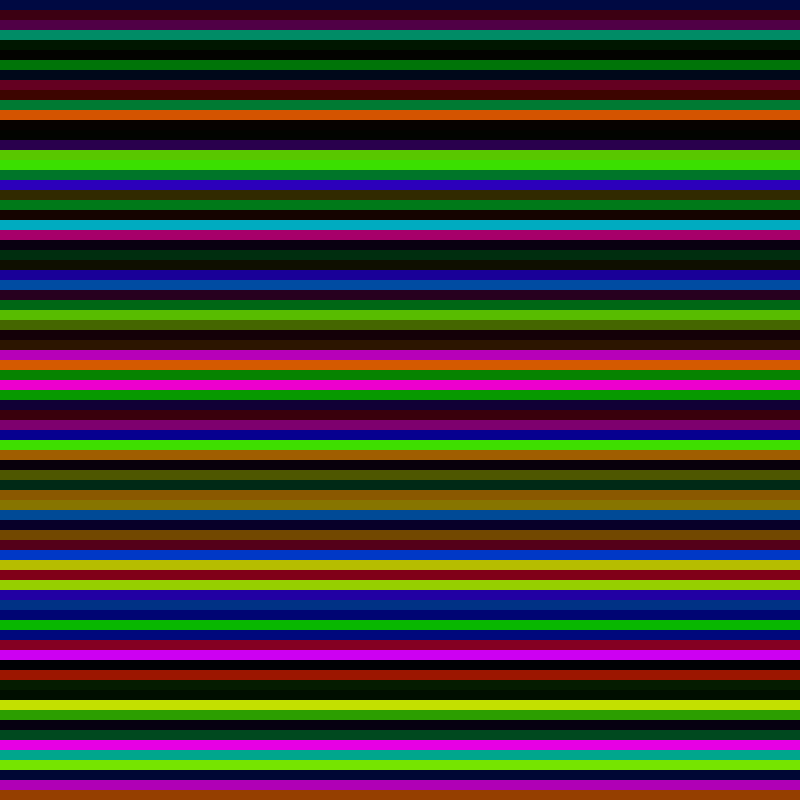
Frame 1 (no input)
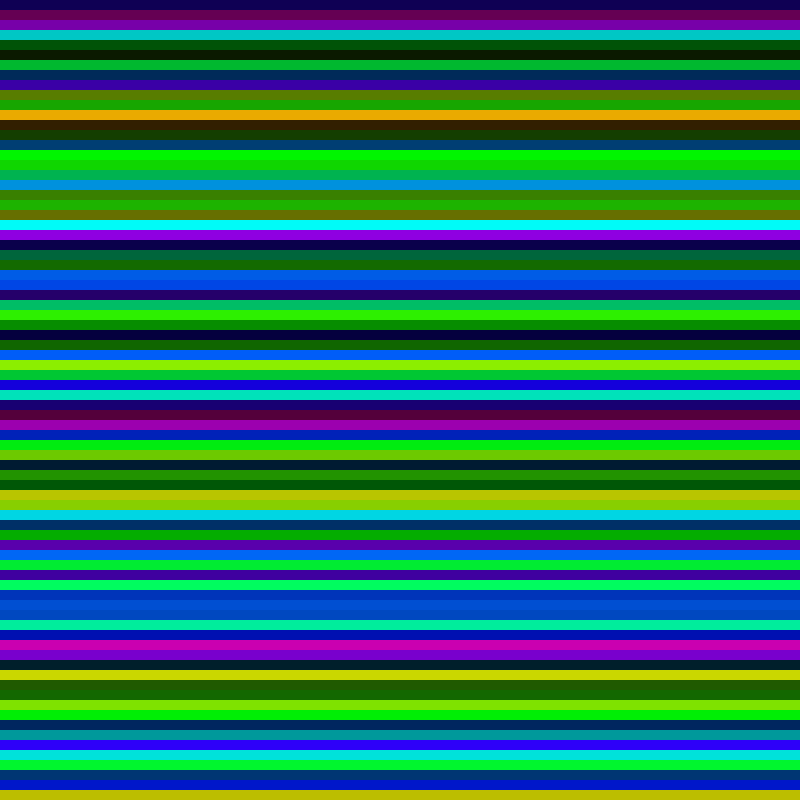
Frame 60 (the mouse pressed at the canvas centre just before this capture)
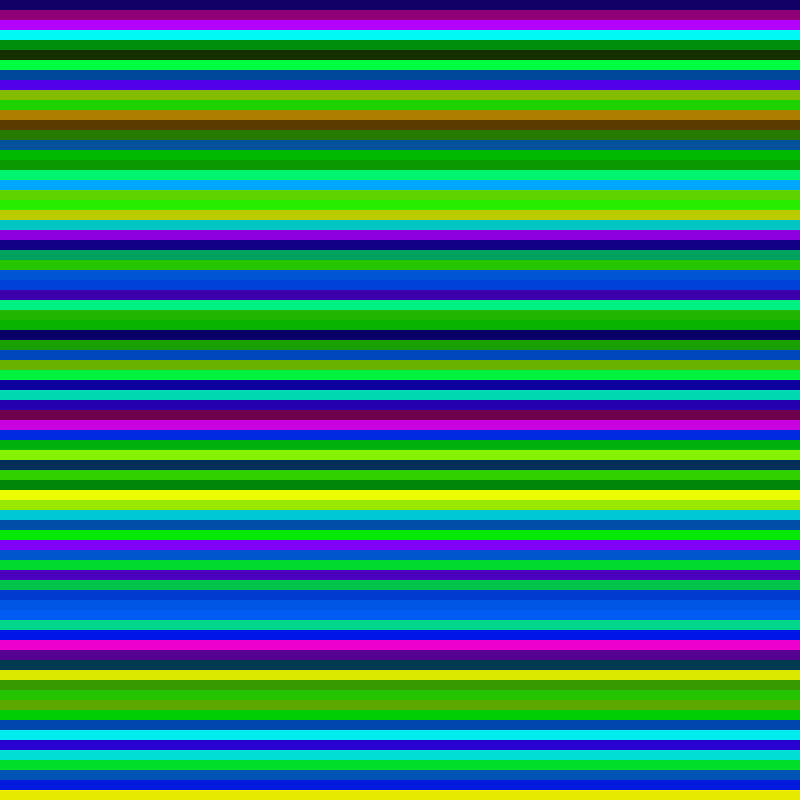
Frame 120 (the mouse held since frame 60 and released just before this capture)

The Processing sketch that drew these frames (run headless with seeded random() and noise(); from frame 60 on, the mouse is pressed at the canvas centre):

// Processing sketch: gif_this_up
// ── gif_this_up.pde


public void settings() {
  size(800, 800);
  
}

void setup() {
  background(255); // we start with a white background
  frameRate(60);
  
// boy do I spend a lot of time here  
// https://processing.org/tutorials/color/
  colorMode(HSB);
  
  // as part of setup, let's uhhhh... create some organisms
  createOrganisms();
}

// ========================
// ITS GLOBAL VARIABLE TIME
// ==== don't act like you're not excited ===
// hey let's do some global variables, that's what cool kids do
int number_rows = 80;

// TODO: I don't get why this works when it's a thing like this
// why is this 12 when it's calculated as 800/8 which should be 100? WTF
// int row_height = height)/number_rows;

// it works when it's hard coded
int row_height = 10;

// define an empty array of Organisms
Organism[] _organismArray = {};


// main draw loop!
// this is the main loop and we loop through this until we break
void draw() {

  // while the loop counter is less than the number of items in the array, do this and iterate
  // and this loop is run once per frame
  for ( int i = 0; i < _organismArray.length; i ++){
    // we're establishing a temporary loop variable of organisms, called thisOrganism
    // each time through, it pulls out the one at the marker in the iteration loop
    Organism thisOrganism = _organismArray[i];
    
// -- IN WHICH I GET AHEAD OF MY ABILITY --    
// we're going to grab its neighbors so we can pick their hues
// NOW! If I could just figure out how to iterate through the array that'd be a way to do this
    int prev_hue, next_hue;
    prev_hue = 0;
    next_hue = 0;

  // ??? why can't I do the Organism prevOrganism... thing 
  // ??? and then access prevOrganism outside the if loop?
  // ??? do I have to establish one and then set it to the... ? to get that to work?

    // we're going to grab previous one
    // this can be out of bounds if it's the first one, so we fudge
    // TODO: wrapping around would be cool as hell

    if (i==0){
      Organism prevOrganism = _organismArray[i];
      prev_hue = prevOrganism.cur_hue;
    }
    // I should figure out how to do an if else loop in javascript
    
    if (i>0){
      Organism prevOrganism = _organismArray[i-1];
      prev_hue = prevOrganism.cur_hue;
    }
    
    // then we're going to pull the next one in the array    
    // this can be out of bounds if it's the last one, so
    if (i==_organismArray.length){
      Organism nextOrganism = _organismArray[0];
      next_hue = nextOrganism.cur_hue;
    }
    // I should figure out how to do an if else loop in javascript
    
    if (i<_organismArray.length-1){
      Organism nextOrganism = _organismArray[i+1];
      next_hue = nextOrganism.cur_hue;
    }

  // Organism, draw thyself!
   thisOrganism.drawRect(i);
   
     // hand the organism the other organism's hues to do a calculation
     thisOrganism.calculateNewhue(prev_hue, next_hue);

     // and then we call it to update
     // which is where I'm putting things I'm working out
    thisOrganism.updateMe();
  }
}


void createOrganisms(){  

  // okay, so let's iterate through this loop
  // we'll need to create one organism per row

    for ( int i = 0; i < number_rows; i += 1){

      // for each loop through, temporary organism variable and drop a new organism into it
      Organism thisOrganism = new Organism();
    
      // then add it to the array of organisms
      _organismArray = (Organism[])append(_organismArray, thisOrganism);
  }
}


class Organism {

  // how would you define yourself, as a series of variables?
  int true_hue; // the hue of the organism as expressed
  int cur_hue; // what it is right now
  float cur_bright; // the amount of energy the organism has, used for luminosity
  float cur_sat; // the number of turns the organism has, used for saturation (?)
//   float size; // it would be good to use this to track how large it has gotten  
//   float x, y;
  
  color current_color;
  
  // I was going to use these for tracking whether they're on the up or downswing
  // meh
  boolean is_energetic;

  
  // let's define the starting values for an organism
  Organism(){

  true_hue = int(random(0,255));
  // I'll note that if I try to use noise there, it seemingly goes all blue-greens
  cur_hue = true_hue;
  cur_bright = random(0,255);
  cur_sat = 255;
  is_energetic = true;


  current_color = color(cur_hue, cur_sat, cur_bright);
  }
  

// drawRect takes the current iteration number and uses that to figure out where we are
// then we draw a rectangle of the color of the organism

void drawRect(int iteration){
    int startx, starty;
    int targetx, targety;
    startx = 0;
    starty = 0 + (iteration * row_height);
    targetx = width;
    targety = (starty + row_height);
    noStroke();
    fill(current_color);
    rect(startx, starty, targetx, targety);

}

// okay so let's do a function that sets the color according to the three values passed it
void calculateNewhue(int prev_hue, int next_hue){
  // average those three numbers

    cur_hue = ((prev_hue + next_hue)*2 + (6*true_hue))/10;
    
    // just keeping an eye on things  
    // println(prev_hue, " ", next_hue, " ", true_hue, " ", cur_hue);

    // here's a thing you could do
    // okay, let's get fancy and increase saturation and brightness if those colors are within x of each other
    
    //int threshold = 40;
    //float how_crazy = 0.1;
    //if ( (abs(prev_hue-cur_hue))<threshold){
    //  cur_bright = cur_bright + how_crazy;
    //  cur_sat = cur_sat + how_crazy;
    //}
}


// and here's where we can screw around with incrementing things
void updateMe(){
  // if it's too energetic, set it on the path back
  if (cur_bright > 254){
    is_energetic = false;
  }
  
  // but if it's too tired, set it to energetic
  if (cur_bright < 1){
    is_energetic = true;
  }
  
  if (is_energetic == true) {
    cur_bright += (noise(cur_hue) * 2);
  }
  
  if (is_energetic == false) {
    cur_bright = cur_bright -1;
  }
  
    
  // if we don't set the orgcolor to the new values it'll stick with the old
  current_color = color(cur_hue, cur_sat, cur_bright);

}

}  
